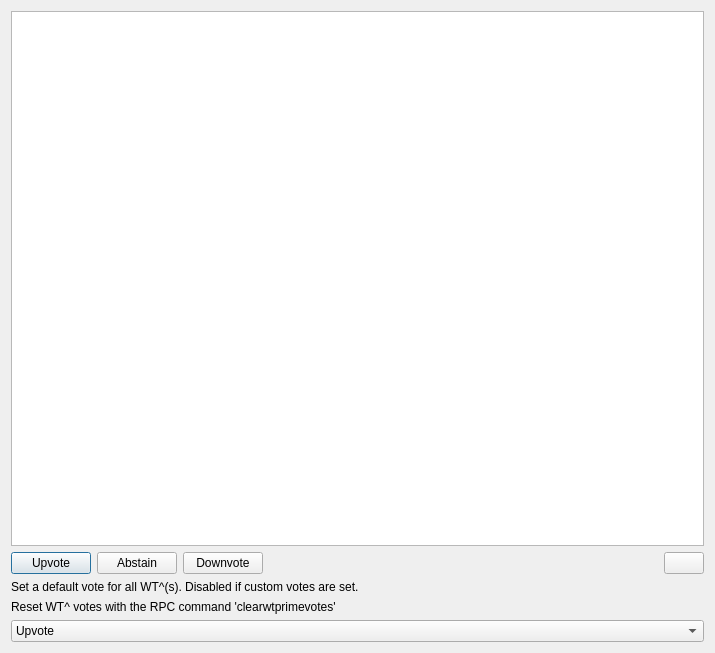
<?xml version="1.0" encoding="UTF-8"?>
<ui version="4.0">
 <class>SidechainWTPrimeDialog</class>
 <widget class="QDialog" name="SidechainWTPrimeDialog">
  <property name="geometry">
   <rect>
    <x>0</x>
    <y>0</y>
    <width>715</width>
    <height>653</height>
   </rect>
  </property>
  <property name="windowTitle">
   <string>Sidechain Withdrawal (WT^) Management</string>
  </property>
  <layout class="QVBoxLayout" name="verticalLayout">
   <item>
    <widget class="QTableView" name="tableViewWTPrimeVote"/>
   </item>
   <item>
    <layout class="QHBoxLayout" name="horizontalLayout">
     <item>
      <widget class="QPushButton" name="pushButtonUpvote">
       <property name="text">
        <string>Upvote</string>
       </property>
       <property name="iconSize">
        <size>
         <width>24</width>
         <height>24</height>
        </size>
       </property>
      </widget>
     </item>
     <item>
      <widget class="QPushButton" name="pushButtonAbstain">
       <property name="text">
        <string>Abstain</string>
       </property>
       <property name="iconSize">
        <size>
         <width>24</width>
         <height>24</height>
        </size>
       </property>
      </widget>
     </item>
     <item>
      <widget class="QPushButton" name="pushButtonDownvote">
       <property name="text">
        <string>Downvote</string>
       </property>
       <property name="iconSize">
        <size>
         <width>24</width>
         <height>24</height>
        </size>
       </property>
      </widget>
     </item>
     <item>
      <spacer name="horizontalSpacer">
       <property name="orientation">
        <enum>Qt::Horizontal</enum>
       </property>
       <property name="sizeHint" stdset="0">
        <size>
         <width>40</width>
         <height>20</height>
        </size>
       </property>
      </spacer>
     </item>
     <item>
      <widget class="QPushButton" name="pushButtonHelp">
       <property name="sizePolicy">
        <sizepolicy hsizetype="Maximum" vsizetype="Fixed">
         <horstretch>0</horstretch>
         <verstretch>0</verstretch>
        </sizepolicy>
       </property>
       <property name="text">
        <string/>
       </property>
       <property name="iconSize">
        <size>
         <width>24</width>
         <height>24</height>
        </size>
       </property>
      </widget>
     </item>
    </layout>
   </item>
   <item>
    <widget class="QLabel" name="label_2">
     <property name="text">
      <string>Set a default vote for all WT^(s). Disabled if custom votes are set.</string>
     </property>
    </widget>
   </item>
   <item>
    <widget class="QLabel" name="labelClearVotes">
     <property name="text">
      <string>Reset WT^ votes with the RPC command 'clearwtprimevotes'</string>
     </property>
    </widget>
   </item>
   <item>
    <widget class="QComboBox" name="comboBoxDefaultVote">
     <item>
      <property name="text">
       <string>Upvote</string>
      </property>
     </item>
     <item>
      <property name="text">
       <string>Abstain</string>
      </property>
     </item>
     <item>
      <property name="text">
       <string>Downvote</string>
      </property>
     </item>
    </widget>
   </item>
  </layout>
 </widget>
 <resources/>
 <connections/>
</ui>
